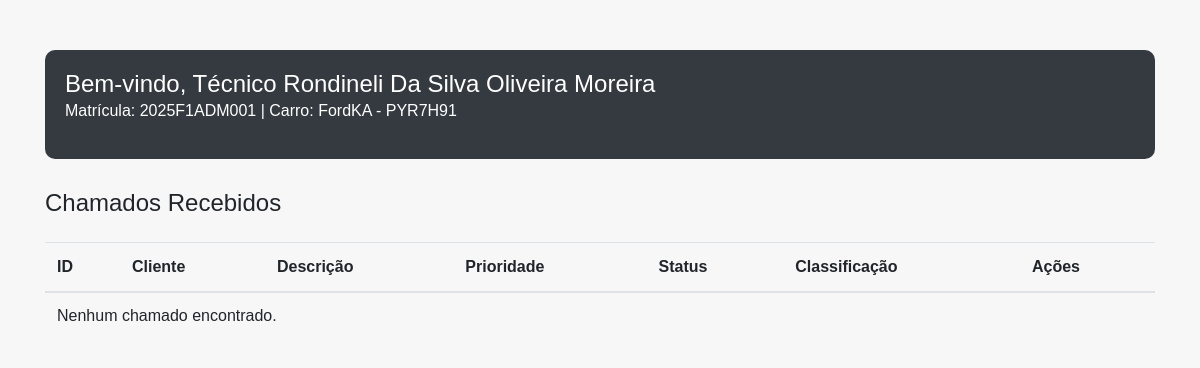
Page /paineltecnico.php on the committed database.
### tables this page shows
CREATE TABLE `tecnicos` (
  `id` int(11) NOT NULL,
  `nome` varchar(100) NOT NULL,
  `email` varchar(100) NOT NULL,
  `senha` varchar(255) NOT NULL,
  `status_tecnico` varchar(50) NOT NULL,
  `Ativo` tinyint(1) NOT NULL DEFAULT 1,
  `matricula` varchar(20) NOT NULL,
  `carro_do_dia` varchar(20) DEFAULT NULL,
  `senha_hash` varchar(255) NOT NULL,
  `created_at` timestamp NOT NULL DEFAULT current_timestamp()
);

### paineltecnico.php (the view, shortened to what this page needs)
<!DOCTYPE html>
<html lang="pt-br">
<head>
    <link rel="stylesheet" href="https://maxcdn.bootstrapcdn.com/bootstrap/4.5.2/css/bootstrap.min.css">
</head>
<body>
    <div class="container">
        <div class="dashboard-header">
            <?php
                include 'bandoDeDados/conexao.php';
                $tecnicoId = 1;
                $query = "SELECT nome FROM tecnicos WHERE id = ?";
                $stmt = $conn->prepare($query);
                $stmt->bind_param("i", $tecnicoId);
                $stmt->execute();
                $stmt->bind_result($nomeTecnico);
            ?>
            <h4>Bem-vindo, Técnico <?php echo htmlspecialchars($nomeTecnico, ENT_QUOTES, 'UTF-8'); ?></h4>
            <?php
                $queryMatricula = "SELECT matricula FROM tecnicos WHERE id = ?";
                $stmtMatricula = $conn->prepare($queryMatricula);
                $stmtMatricula->bind_param("i", $tecnicoId);
                $stmtMatricula->execute();
                $stmtMatricula->bind_result($matriculaTecnico);
            ?>
            <?php
                $queryCarro = "SELECT carro_do_dia FROM tecnicos WHERE id = ?";
                $stmtCarro = $conn->prepare($queryCarro);
                $stmtCarro->bind_param("i", $tecnicoId);
                $stmtCarro->execute();
                $stmtCarro->bind_result($carroDoDia);
            ?>
            <p>Matrícula: <?php echo htmlspecialchars($matriculaTecnico, ENT_QUOTES, 'UTF-8'); ?> | Carro: <?php echo htmlspecialchars($carroDoDia, ENT_QUOTES, 'UTF-8'); ?></p>
        </div>
        <h4 class="mb-4">Chamados Recebidos</h4>
        <table class="table table-striped">
            <thead>
                <tr>
                    <th>ID</th>
                    <th>Cliente</th>
                    <th>Descrição</th>
                    <th>Prioridade</th>
                    <th>Status</th>
                    <th>Classificação</th>
                    <th>Ações</th>
                </tr>
            </thead>
            <tbody>
                <tr>
                    <?php
                    $queryChamados = "SELECT id, nome_usuario, descricao, prioridade, status, categoria FROM chamados";
                    $resultChamados = $conn->query($queryChamados);
                    if (!$resultChamados) {
                        echo "<tr><td colspan='7'>Erro ao executar a consulta: " . htmlspecialchars($conn->error, ENT_QUOTES, 'UTF-8') . "</td></tr>";
                    } else {
                        echo "<tr><td colspan='7'>Nenhum chamado encontrado.</td></tr>";
                    }
                    ?>
                </tr>
            </tbody>
        </table>
    </div>
</body>
</html>

### paineltecnico.php (style rules this page uses)
body { font-family: Arial, sans-serif; background-color: #f7f7f7; }
.container { margin-top: 50px; }
.dashboard-header { background-color: #343a40; color: #fff; padding: 20px; border-radius: 10px; margin-bottom: 30px; }
.dashboard-header h4 { margin: 0; }
.table th, .table td { vertical-align: middle; }

### rows in the picture
tecnicos: nome "Rondineli Da Silva Oliveira Moreira", matricula "2025F1ADM001", carro_do_dia "FordKA - PYR7H91"
